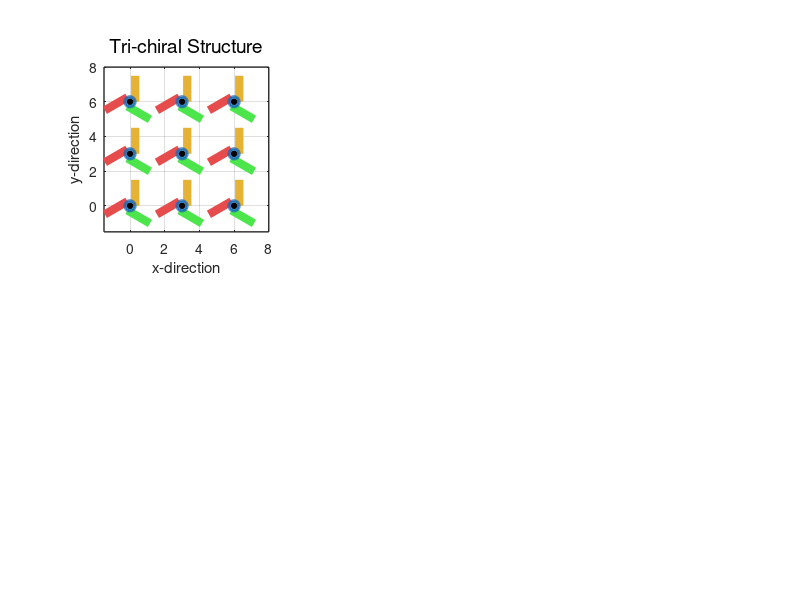

The MATLAB source for this figure: (Note: this script raises an error after producing the figure.)
% Chiral and Anti-chiral Auxetic Structures Animation
% This code demonstrates the auxetic behavior through rotation mechanics

clear; close all; clc;

%% Setup
figure('Color', 'w', 'Position', [100 100 1400 900]);

% Create subplot for three different chiral structures
structures = {'Tri-chiral', 'Tetra-chiral', 'Anti-chiral'};
n_ligaments = [3, 4, 4]; % number of ligaments per node

% Animation parameters
n_frames = 150;
max_rotation = pi/3; % Maximum rotation angle (60 degrees)
rotation_angle = linspace(0, max_rotation, n_frames);

% Color scheme - vibrant and beautiful
node_color = [0.2 0.6 0.9]; % Light blue for nodes
ligament_colors = [
    0.9 0.3 0.3;  % Red
    0.3 0.9 0.3;  % Green
    0.9 0.7 0.2;  % Gold
    0.6 0.3 0.9   % Purple
];

%% Animation loop
for frame = 1:n_frames
    for idx = 1:3
        subplot(2, 3, idx);
        cla;
        hold on; axis equal; grid on;
        
        current_rotation = rotation_angle(frame);
        n_lig = n_ligaments(idx);
        
        % Define lattice size
        nx = 3; % number of cells in x
        ny = 3; % number of cells in y
        
        % Base geometry parameters
        R = 0.3; % node radius
        L = 1.5; % ligament length
        ligament_width = 0.08; % width of ligament for rectangular representation
        
        % Initial cell spacing
        base_spacing_x = 3.0;
        base_spacing_y = 3.0;
        
        % Calculate auxetic expansion due to rotation
        % As nodes rotate, the structure expands
        expansion_factor = 1 + 0.4 * sin(current_rotation);
        
        cell_spacing_x = base_spacing_x * expansion_factor;
        cell_spacing_y = base_spacing_y * expansion_factor;
        
        % Draw the cellular structure
        for i = 1:nx
            for j = 1:ny
                % Node center position with auxetic expansion
                x_center = (i-1) * cell_spacing_x;
                y_center = (j-1) * cell_spacing_y;
                
                % Determine rotation direction
                if idx == 3 % Anti-chiral: alternate rotation direction
                    if mod(i+j, 2) == 0
                        node_rotation = current_rotation;
                    else
                        node_rotation = -current_rotation;
                    end
                else % Chiral: same rotation direction for all nodes
                    node_rotation = current_rotation;
                end
                
                % Draw ligaments first (so they appear behind nodes)
                for k = 1:n_lig
                    % Base angle for ligament attachment
                    base_angle = 2*pi*k/n_lig;
                    
                    % Rotate the attachment point
                    rotated_angle = base_angle + node_rotation;
                    
                    % Tangent angle (perpendicular to radius)
                    tangent_angle = rotated_angle + pi/2;
                    
                    % Start point on node perimeter
                    x_start = x_center + R * cos(rotated_angle);
                    y_start = y_center + R * sin(rotated_angle);
                    
                    % End point of ligament
                    x_end = x_start + L * cos(tangent_angle);
                    y_end = y_start + L * sin(tangent_angle);
                    
                    % Draw ligament as thick line
                    color_idx = mod(k-1, size(ligament_colors, 1)) + 1;
                    plot([x_start, x_end], [y_start, y_end], '-', ...
                        'Color', ligament_colors(color_idx, :), ...
                        'LineWidth', 6);
                    
                    % Add arrow to show rotation direction
                    if frame > 5 % Only show after initial frames
                        arrow_start = 0.3;
                        arrow_end = 0.6;
                        x_arrow_start = x_start + (x_end-x_start)*arrow_start;
                        y_arrow_start = y_start + (y_end-y_start)*arrow_start;
                        x_arrow_end = x_start + (x_end-x_start)*arrow_end;
                        y_arrow_end = y_start + (y_end-y_start)*arrow_end;
                        
                        quiver(x_arrow_start, y_arrow_start, ...
                               x_arrow_end-x_arrow_start, y_arrow_end-y_arrow_start, ...
                               0, 'Color', ligament_colors(color_idx, :)*0.6, ...
                               'LineWidth', 2, 'MaxHeadSize', 2);
                    end
                end
                
                % Draw node (circle) on top
                theta_circle = linspace(0, 2*pi, 50);
                x_node = x_center + R * cos(theta_circle);
                y_node = y_center + R * sin(theta_circle);
                fill(x_node, y_node, node_color, 'EdgeColor', [0.1 0.4 0.7], ...
                    'LineWidth', 2, 'FaceAlpha', 0.8);
                
                % Add rotation indicator on node
                indicator_length = R * 0.6;
                x_indicator = x_center + [0, indicator_length * cos(node_rotation)];
                y_indicator = y_center + [0, indicator_length * sin(node_rotation)];
                plot(x_indicator, y_indicator, 'k-', 'LineWidth', 2);
                plot(x_center, y_center, 'ko', 'MarkerSize', 4, 'MarkerFaceColor', 'k');
            end
        end
        
        % Formatting
        xlim([-1.5, (nx-1)*cell_spacing_x + 2]);
        ylim([-1.5, (ny-1)*cell_spacing_y + 2]);
        title(sprintf('%s Structure', structures{idx}), ...
            'FontSize', 14, 'FontWeight', 'normal');
        xlabel('x-direction', 'FontSize', 11, 'FontWeight', 'normal');
        ylabel('y-direction', 'FontSize', 11, 'FontWeight', 'normal');
        set(gca, 'FontSize', 10, 'LineWidth', 1);
        box on;
        
        % Add rotation angle indicator
        text(0.02, 0.98, sprintf('Rotation: %.1f°', current_rotation*180/pi), ...
            'Units', 'normalized', 'FontSize', 11, ...
            'VerticalAlignment', 'top', 'FontWeight', 'normal', ...
            'BackgroundColor', [1 1 1 0.8], 'EdgeColor', 'k');
        
        % Add expansion indicator
        text(0.02, 0.88, sprintf('Expansion: %.1f%%', (expansion_factor-1)*100), ...
            'Units', 'normalized', 'FontSize', 11, ...
            'VerticalAlignment', 'top', 'FontWeight', 'normal', ...
            'BackgroundColor', [1 1 1 0.8], 'EdgeColor', 'k');
        
        % Bottom row: Show rotation mechanism more clearly
        subplot(2, 3, idx+3);
        cla;
        hold on; axis equal; grid on;
        
        % Single unit cell - zoomed view
        x_center = 0;
        y_center = 0;
        
        if idx == 3 && mod(frame, 40) < 20
            node_rotation = -current_rotation;
        else
            node_rotation = current_rotation;
        end
        
        % Draw ligaments
        for k = 1:n_lig
            base_angle = 2*pi*k/n_lig;
            rotated_angle = base_angle + node_rotation;
            tangent_angle = rotated_angle + pi/2;
            
            x_start = x_center + R * cos(rotated_angle);
            y_start = y_center + R * sin(rotated_angle);
            x_end = x_start + L * cos(tangent_angle);
            y_end = y_start + L * sin(tangent_angle);
            
            color_idx = mod(k-1, size(ligament_colors, 1)) + 1;
            plot([x_start, x_end], [y_start, y_end], '-', ...
                'Color', ligament_colors(color_idx, :), 'LineWidth', 8);
            
            % Draw initial position in gray
            initial_angle = base_angle;
            initial_tangent = initial_angle + pi/2;
            x_start_init = x_center + R * cos(initial_angle);
            y_start_init = y_center + R * sin(initial_angle);
            x_end_init = x_start_init + L * cos(initial_tangent);
            y_end_init = y_start_init + L * sin(initial_tangent);
            plot([x_start_init, x_end_init], [y_start_init, y_end_init], '--', ...
                'Color', [0.7 0.7 0.7], 'LineWidth', 2);
        end
        
        % Draw node
        theta_circle = linspace(0, 2*pi, 50);
        x_node = x_center + R * cos(theta_circle);
        y_node = y_center + R * sin(theta_circle);
        fill(x_node, y_node, node_color, 'EdgeColor', [0.1 0.4 0.7], ...
            'LineWidth', 2, 'FaceAlpha', 0.8);
        
        % Draw rotation arc
        arc_radius = R * 1.5;
        if node_rotation > 0
            arc_angles = linspace(0, node_rotation, 20);
        else
            arc_angles = linspace(node_rotation, 0, 20);
        end
        x_arc = x_center + arc_radius * cos(arc_angles);
        y_arc = y_center + arc_radius * sin(arc_angles);
        plot(x_arc, y_arc, 'k-', 'LineWidth', 2);
        
        % Rotation indicator
        indicator_length = R * 0.6;
        x_indicator = x_center + [0, indicator_length * cos(node_rotation)];
        y_indicator = y_center + [0, indicator_length * sin(node_rotation)];
        plot(x_indicator, y_indicator, 'k-', 'LineWidth', 3);
        
        xlim([-2.5, 2.5]);
        ylim([-2.5, 2.5]);
        title(sprintf('Single Node - Rotation Mechanism'), ...
            'FontSize', 13, 'FontWeight', 'normal');
        xlabel('Gray = Initial | Color = Rotated', 'FontSize', 10, 'FontWeight', 'normal');
        set(gca, 'FontSize', 10);
        box on;
    end
    
    % Overall title
    sgtitle('Auxetic Chiral Structures: Rotation Creates Lateral Expansion', ...
        'FontSize', 17, 'FontWeight', 'normal', 'Color', [0.2 0.2 0.2]);
    
    drawnow;
    pause(0.03);
end

disp('Animation complete!');
disp('Watch how the nodes ROTATE, causing the ligaments to move.');
disp('This rotation creates expansion in all directions - the auxetic effect!');
